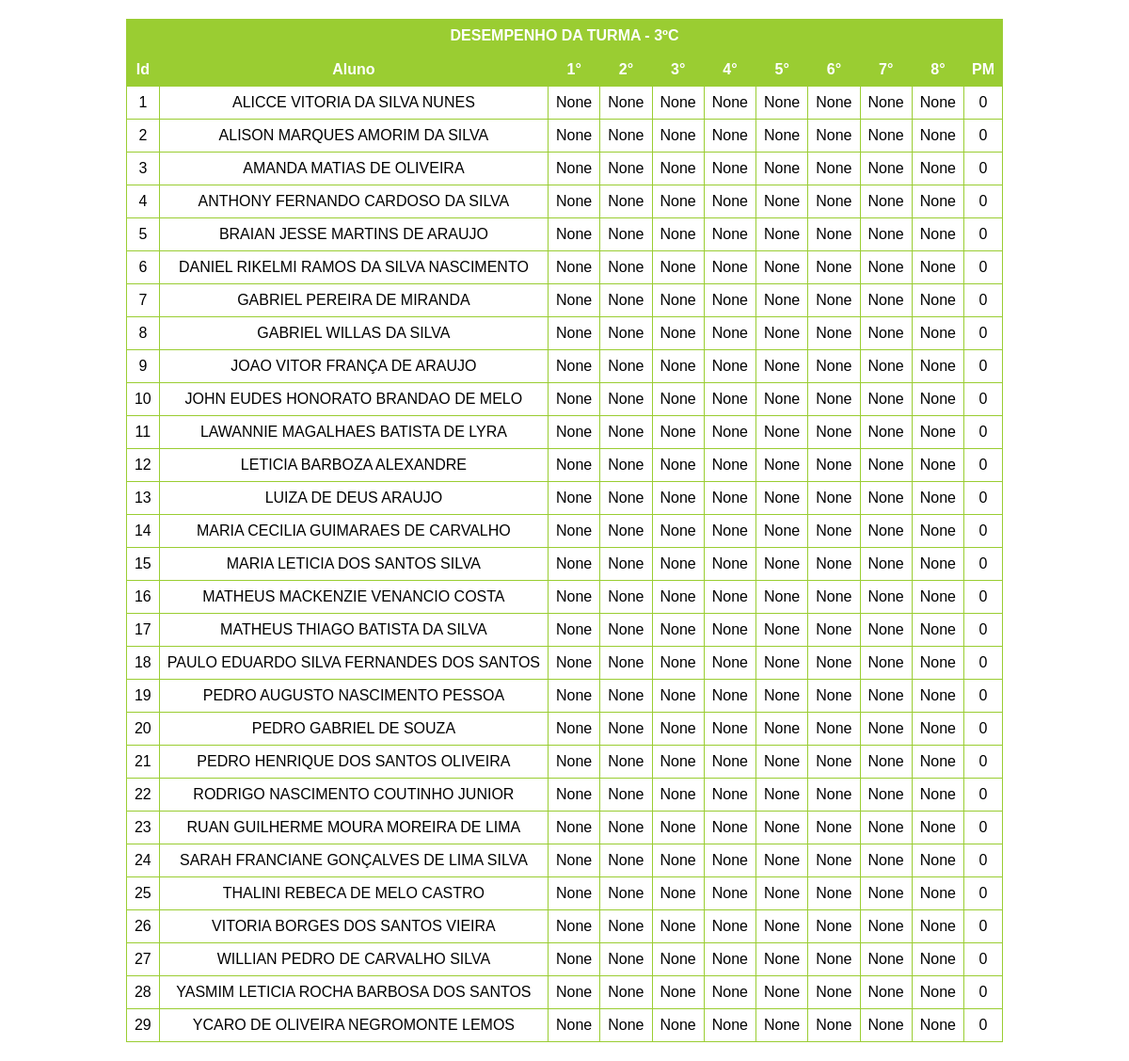
Page /3ºC on the committed database.
### main.py (models this page shows)
class Terceiro_C(db.Model):
    __tablename__ = 'Terceiro_C'

### main.py (the view, shortened to what this page needs)
@app.route('/<class_name>', methods=['GET', 'POST'])
def class_page(class_name):
    turma_selecionada = selecionar_turma(class_name)
    resultados_class_page = (db.session.query(turma_selecionada.id, turma_selecionada.nome, turma_selecionada.prova1,
                                              turma_selecionada.prova2, turma_selecionada.prova3,
                                              turma_selecionada.prova4, turma_selecionada.prova5,
                                              turma_selecionada.prova6,
                                              turma_selecionada.prova7, turma_selecionada.prova8,
                                              turma_selecionada.pm).all())
    lista_de_provas = []
    for i in range(1, 9):
        atributo = getattr(turma_selecionada, f"prova{i}")
        dados_turma = db.session.query(atributo).all()
        notas_validas = [dado[0] for dado in dados_turma if dado[0] is not None]
    tamanho = len(lista_de_provas)
    return render_template('class_page.html', class_name=class_name, data=resultados_class_page,
                           estatisticas=lista_de_provas, tamanho=tamanho)

### main.py (called while the page is built)
def selecionar_turma(valor):
    if valor == 'a' or valor == '3ºA':
        return lista_turmas_db[0]
    elif valor == 'b' or valor == '3ºB':
        return lista_turmas_db[1]
    elif valor == 'c' or valor == '3ºC':
        return lista_turmas_db[2]
    elif valor == 'd' or valor == '1ºD':
        return lista_turmas_db[3]

### templates/class_page.html (shortened to what this page needs)
<!DOCTYPE html>
<html lang="en">
<head>
    <link rel="stylesheet" href="/static/styles.css">
</head>
<body>
<div class="menu">
    <table id="desempenho">
        <tr>
            <th>DESEMPENHO DA TURMA - {{ class_name }}</th>
        </tr>
    </table>
    <table>
            <tr>
                <th>Id</th>
                <th>Aluno</th>
                <th>1°</th>
                <th>2°</th>
                <th>3°</th>
                <th>4°</th>
                <th>5°</th>
                <th>6°</th>
                <th>7°</th>
                <th>8°</th>
                <th>PM</th>
            </tr>
            {% for row in data %}
                <tr>
                    <td>{{ row.id }}</td>
                    <td>{{ row.nome }}</td>
                    <td>{{ row.prova1 }}</td>
                    <td>{{ row.prova2 }}</td>
                    <td>{{ row.prova3 }}</td>
                    <td>{{ row.prova4 }}</td>
                    <td>{{ row.prova5 }}</td>
                    <td>{{ row.prova6 }}</td>
                    <td>{{ row.prova7 }}</td>
                    <td>{{ row.prova8 }}</td>
                    <td>{{ row.pm }}</td>
                </tr>
            {% endfor %}
        </table>
</div>
</body>
</html>

### static/styles.css (style rules this page uses)
.menu { margin: 20px; display: flex; flex-direction: column; align-items: center; justify-content: flex-start; }
table { border-collapse: collapse; width: 100%; background-color: rgba(255, 255, 255, 1); }
th, td { border: 1px solid yellowgreen; padding: 8px; text-align: center; }
th { background-color: yellowgreen; color: white; }
body { margin: 0; padding: 0; font-family: Arial, sans-serif; display: flex; align-items: center; justify-content: center; min-height: 100vh; position: relative; overflow: hidden; overflow-y: auto; }
body::before { content: ''; position: fixed; top: 0; left: 0; width: 100%; height: 100%; background: url('/static/4428.jpg') center center fixed; background-size: cover; opacity: 0.3; z-index: -1; }

### templates/class_page.html (style rules this page uses)
body { max-width: 100%; overflow-x: hidden; }

### rows in the picture
Terceiro_C: id "1", nome "ALICCE VITORIA DA SILVA NUNES", prova1 "None", prova2 "None", prova3 "None", prova4 "None", prova5 "None", prova6 "None", prova7 "None", prova8 "None", pm "0"
Terceiro_C: id "2", nome "ALISON MARQUES AMORIM DA SILVA", prova1 "None", prova2 "None", prova3 "None", prova4 "None", prova5 "None", prova6 "None", prova7 "None", prova8 "None", pm "0"
Terceiro_C: id "3", nome "AMANDA MATIAS DE OLIVEIRA", prova1 "None", prova2 "None", prova3 "None", prova4 "None", prova5 "None", prova6 "None", prova7 "None", prova8 "None", pm "0"
Terceiro_C: id "4", nome "ANTHONY FERNANDO CARDOSO DA SILVA", prova1 "None", prova2 "None", prova3 "None", prova4 "None", prova5 "None", prova6 "None", prova7 "None", prova8 "None", pm "0"
Terceiro_C: id "5", nome "BRAIAN JESSE MARTINS DE ARAUJO", prova1 "None", prova2 "None", prova3 "None", prova4 "None", prova5 "None", prova6 "None", prova7 "None", prova8 "None", pm "0"
Terceiro_C: id "6", nome "DANIEL RIKELMI RAMOS DA SILVA NASCIMENTO", prova1 "None", prova2 "None", prova3 "None", prova4 "None", prova5 "None", prova6 "None", prova7 "None", prova8 "None", pm "0"
Terceiro_C: id "7", nome "GABRIEL PEREIRA DE MIRANDA", prova1 "None", prova2 "None", prova3 "None", prova4 "None", prova5 "None", prova6 "None", prova7 "None", prova8 "None", pm "0"
Terceiro_C: id "8", nome "GABRIEL WILLAS DA SILVA", prova1 "None", prova2 "None", prova3 "None", prova4 "None", prova5 "None", prova6 "None", prova7 "None", prova8 "None", pm "0"
Terceiro_C: id "9", nome "JOAO VITOR FRANÇA DE ARAUJO", prova1 "None", prova2 "None", prova3 "None", prova4 "None", prova5 "None", prova6 "None", prova7 "None", prova8 "None", pm "0"
Terceiro_C: id "10", nome "JOHN EUDES HONORATO BRANDAO DE MELO", prova1 "None", prova2 "None", prova3 "None", prova4 "None", prova5 "None", prova6 "None", prova7 "None", prova8 "None", pm "0"
Terceiro_C: id "11", nome "LAWANNIE MAGALHAES BATISTA DE LYRA", prova1 "None", prova2 "None", prova3 "None", prova4 "None", prova5 "None", prova6 "None", prova7 "None", prova8 "None", pm "0"
Terceiro_C: id "12", nome "LETICIA BARBOZA ALEXANDRE", prova1 "None", prova2 "None", prova3 "None", prova4 "None", prova5 "None", prova6 "None", prova7 "None", prova8 "None", pm "0"
Terceiro_C: id "13", nome "LUIZA DE DEUS ARAUJO", prova1 "None", prova2 "None", prova3 "None", prova4 "None", prova5 "None", prova6 "None", prova7 "None", prova8 "None", pm "0"
Terceiro_C: id "14", nome "MARIA CECILIA GUIMARAES DE CARVALHO", prova1 "None", prova2 "None", prova3 "None", prova4 "None", prova5 "None", prova6 "None", prova7 "None", prova8 "None", pm "0"
Terceiro_C: id "15", nome "MARIA LETICIA DOS SANTOS SILVA", prova1 "None", prova2 "None", prova3 "None", prova4 "None", prova5 "None", prova6 "None", prova7 "None", prova8 "None", pm "0"
Terceiro_C: id "16", nome "MATHEUS MACKENZIE VENANCIO COSTA", prova1 "None", prova2 "None", prova3 "None", prova4 "None", prova5 "None", prova6 "None", prova7 "None", prova8 "None", pm "0"
Terceiro_C: id "17", nome "MATHEUS THIAGO BATISTA DA SILVA", prova1 "None", prova2 "None", prova3 "None", prova4 "None", prova5 "None", prova6 "None", prova7 "None", prova8 "None", pm "0"
Terceiro_C: id "18", nome "PAULO EDUARDO SILVA FERNANDES DOS SANTOS", prova1 "None", prova2 "None", prova3 "None", prova4 "None", prova5 "None", prova6 "None", prova7 "None", prova8 "None", pm "0"
Terceiro_C: id "19", nome "PEDRO AUGUSTO NASCIMENTO PESSOA", prova1 "None", prova2 "None", prova3 "None", prova4 "None", prova5 "None", prova6 "None", prova7 "None", prova8 "None", pm "0"
Terceiro_C: id "20", nome "PEDRO GABRIEL DE SOUZA", prova1 "None", prova2 "None", prova3 "None", prova4 "None", prova5 "None", prova6 "None", prova7 "None", prova8 "None", pm "0"
Terceiro_C: id "21", nome "PEDRO HENRIQUE DOS SANTOS OLIVEIRA", prova1 "None", prova2 "None", prova3 "None", prova4 "None", prova5 "None", prova6 "None", prova7 "None", prova8 "None", pm "0"
Terceiro_C: id "22", nome "RODRIGO NASCIMENTO COUTINHO JUNIOR", prova1 "None", prova2 "None", prova3 "None", prova4 "None", prova5 "None", prova6 "None", prova7 "None", prova8 "None", pm "0"
Terceiro_C: id "23", nome "RUAN GUILHERME MOURA MOREIRA DE LIMA", prova1 "None", prova2 "None", prova3 "None", prova4 "None", prova5 "None", prova6 "None", prova7 "None", prova8 "None", pm "0"
Terceiro_C: id "24", nome "SARAH FRANCIANE GONÇALVES DE LIMA SILVA", prova1 "None", prova2 "None", prova3 "None", prova4 "None", prova5 "None", prova6 "None", prova7 "None", prova8 "None", pm "0"
Terceiro_C: id "25", nome "THALINI REBECA DE MELO CASTRO", prova1 "None", prova2 "None", prova3 "None", prova4 "None", prova5 "None", prova6 "None", prova7 "None", prova8 "None", pm "0"
Terceiro_C: id "26", nome "VITORIA BORGES DOS SANTOS VIEIRA", prova1 "None", prova2 "None", prova3 "None", prova4 "None", prova5 "None", prova6 "None", prova7 "None", prova8 "None", pm "0"
Terceiro_C: id "27", nome "WILLIAN PEDRO DE CARVALHO SILVA", prova1 "None", prova2 "None", prova3 "None", prova4 "None", prova5 "None", prova6 "None", prova7 "None", prova8 "None", pm "0"
Terceiro_C: id "28", nome "YASMIM LETICIA ROCHA BARBOSA DOS SANTOS", prova1 "None", prova2 "None", prova3 "None", prova4 "None", prova5 "None", prova6 "None", prova7 "None", prova8 "None", pm "0"
Terceiro_C: id "29", nome "YCARO DE OLIVEIRA NEGROMONTE LEMOS", prova1 "None", prova2 "None", prova3 "None", prova4 "None", prova5 "None", prova6 "None", prova7 "None", prova8 "None", pm "0"

### other values in the picture
{{ class_name }} "3ºC"
